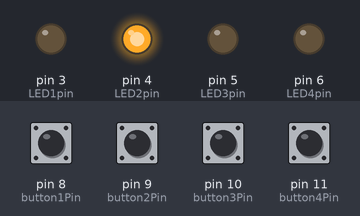
A sketch run on a simulated Arduino Uno, built with avr-gcc and run on an emulated ATmega328P. Shown: output pins drawn as LEDs (lit = HIGH). The inputs (shaded band) are chosen by the test bench; at power-on: pin 8 (button1Pin), pin 9 (button2Pin), pin 10 (button3Pin), pin 11 (button4Pin) LOW. Random numbers use the default seed unless the sketch sets one.

Above: at 1.2 s.
1.3 s: pin 8 (button1Pin) pulled HIGH for 0.15 s
At 1.8 s:
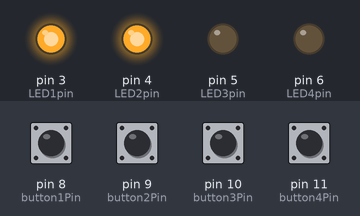
2.9 s: pin 9 (button2Pin) pulled HIGH for 0.15 s
At 4.1 s:
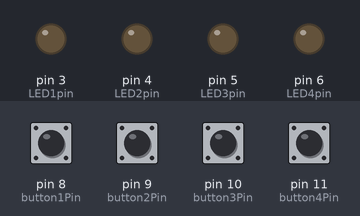
4.5 s: pin 10 (button3Pin) pulled HIGH for 0.15 s
At 5.4 s:
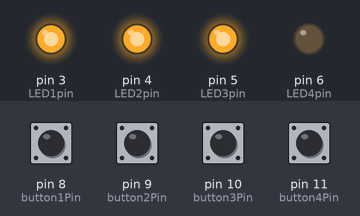
6.1 s: pin 11 (button4Pin) pulled HIGH for 0.15 s
At 6.6 s:
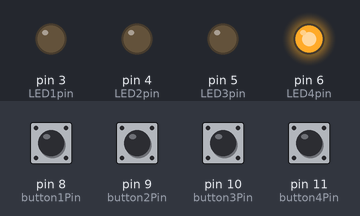
7.7 s: pin 8 (button1Pin) pulled HIGH for 1 s
At 9.0 s:
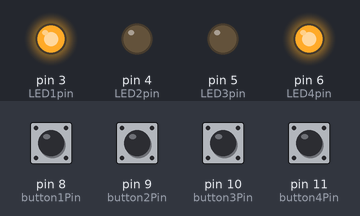
10.2 s: pin 9 (button2Pin) pulled HIGH for 1 s
At 11.0 s:
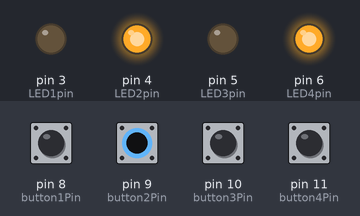
Timing chart, 0 to 13.2 s (numbered marks = the images above; inputs shaded):
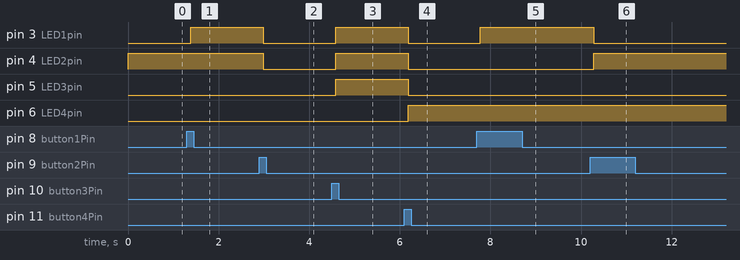

Measured:
- after the input at 1.3 s, pin 3 (LED1pin): LOW → HIGH after 0.08 s
- after the input at 2.9 s, pin 3 (LED1pin), pin 4 (LED2pin): HIGH → LOW after 0.08 s
- after the input at 4.5 s, pin 3 (LED1pin), pin 4 (LED2pin), pin 5 (LED3pin): LOW → HIGH after 0.08 s
- after the input at 6.1 s, pin 3 (LED1pin), pin 4 (LED2pin), pin 5 (LED3pin): HIGH → LOW after 0.08 s; pin 6 (LED4pin): LOW → HIGH after 0.08 s
- after the input at 7.7 s, pin 3 (LED1pin): LOW → HIGH after 0.08 s
- after the input at 10.2 s, pin 3 (LED1pin): HIGH → LOW after 0.08 s; pin 4 (LED2pin): LOW → HIGH after 0.08 s

The sketch:

ArduinoSoftware.ino
```cpp
//Initalize component pins, static
const int LED1pin = 3;
const int LED2pin = 4;
const int LED3pin = 5;
const int LED4pin = 6;
const int button1Pin = 8;
const int button2Pin = 9;
const int button3Pin = 10;
const int button4Pin = 11;

//Initalize changing variables
int LED1state = LOW;
int LED2state = LOW;
int LED3state = LOW;
int LED4state = LOW;
int button1LastState = LOW;
int button2LastState = LOW;
int button3LastState = LOW;
int button4LastState = LOW;
int button1CurrentState;
int button2CurrentState;
int button3CurrentState;
int button4CurrentState;

//Timer used to debounce buttons
unsigned long lastDebounceTime  = 0; //previous toggle time
unsigned long debounceDelay = 80; //timing for debounce, increase if light flikers

void setup() {
  //Creates Random seed based on nosie from unused pin
  randomSeed(analogRead(A0));

  //randomize the intialization of LEDs
  //Ensured that not all lights are in the same on/off state
  while ((LED1state == LED2state)&&(LED2state == LED3state)&&(LED3state == LED4state)){
    LED1state=random(0,2); //Randomly asigns value to LED state of eather HIGH = 1, or LOW = 0
    LED2state=random(0,2); //random(0,2) is [0,2), 0 inclusive, 2 exclusive
    LED3state=random(0,2);
    LED4state=random(0,2);
  }

  //define pin inputs and outputs
  pinMode(LED1pin, OUTPUT);
  pinMode(LED2pin, OUTPUT);
  pinMode(LED3pin, OUTPUT);
  pinMode(LED4pin, OUTPUT);
  pinMode(button1Pin, INPUT);
  pinMode(button2Pin, INPUT);
  pinMode(button3Pin, INPUT);
  pinMode(button4Pin, INPUT);

  //Write inital state of LEDs based on random initalization
  digitalWrite(LED1pin, LED1state);
  digitalWrite(LED2pin, LED2state);
  digitalWrite(LED3pin, LED3state);
  digitalWrite(LED4pin, LED4state);

  //initalize current state of button
  button1CurrentState = digitalRead(button1Pin);
  button2CurrentState = digitalRead(button2Pin);
  button3CurrentState = digitalRead(button3Pin);
  button4CurrentState = digitalRead(button4Pin);
}


void loop() {
  //Read in any input from the buttons
  int button1Read = digitalRead(button1Pin);
  int button2Read = digitalRead(button2Pin);
  int button3Read = digitalRead(button3Pin);
  int button4Read = digitalRead(button4Pin);

  //Chceks for lass button press from smae button to account for debounce
  if (button1Read != button1LastState){
    lastDebounceTime = millis();
  }

  if (button2Read != button2LastState){
    lastDebounceTime = millis();
  }

  if (button3Read != button3LastState){
    lastDebounceTime = millis();
  }

  if (button4Read != button4LastState){
    lastDebounceTime = millis();
  }

  //if button press is outside debounceDelay proced with puzzle logic
  if ((millis() - lastDebounceTime)> debounceDelay){

    //Button 1 controlls one light
    if (button1Read != button1CurrentState){
      button1CurrentState = button1Read;

      //inverts LED state if associated button is pressed
      if (button1CurrentState == HIGH){
        LED1state = !LED1state;
      }
    }

    //button 2 controlls two lights
    if (button2Read != button2CurrentState){
      button2CurrentState = button2Read;

      //inverts LED state if associated button is pressed
      if (button2CurrentState == HIGH){
        LED1state = !LED1state;
        LED2state = !LED2state;
      }
    }

    //button 3 controlls 3 lights
    if (button3Read != button3CurrentState){
      button3CurrentState = button3Read;

      //inverts LED state if associated button is pressed
      if (button3CurrentState == HIGH){
        LED1state = !LED1state;
        LED2state = !LED2state;
        LED3state = !LED3state;
      }
    }
    //button 4 controlls 4 lights
    if (button4Read != button4CurrentState){
      button4CurrentState = button4Read;

      //inverts LED state if associated button is pressed
      if (button4CurrentState == HIGH){
        LED1state = !LED1state;
        LED2state = !LED2state;
        LED3state = !LED3state;
        LED4state = !LED4state;
      }
    }
  }
  //assign LEDs to new state
  digitalWrite(LED1pin, LED1state);
  digitalWrite(LED2pin, LED2state);
  digitalWrite(LED3pin, LED3state);
  digitalWrite(LED4pin, LED4state);

  //reasign the button state to reset debounce
  button1LastState = button1Read;
  button2LastState = button2Read;
  button3LastState = button3Read;
  button4LastState = button4Read;

}
```
